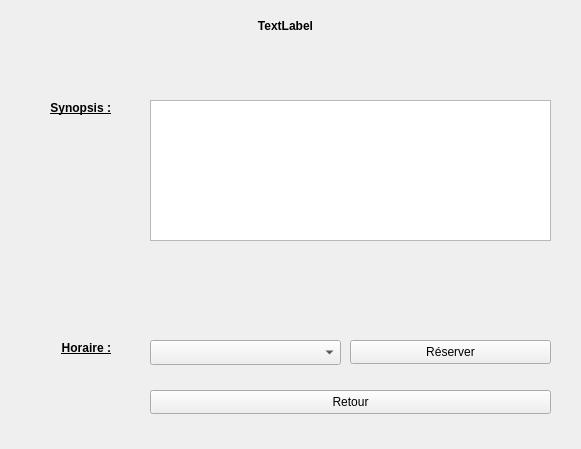
<?xml version="1.0" encoding="UTF-8"?>
<ui version="4.0">
 <class>DetailForm</class>
 <widget class="QWidget" name="DetailForm">
  <property name="geometry">
   <rect>
    <x>0</x>
    <y>0</y>
    <width>581</width>
    <height>449</height>
   </rect>
  </property>
  <property name="windowTitle">
   <string>Form</string>
  </property>
  <widget class="QPushButton" name="btn_back">
   <property name="geometry">
    <rect>
     <x>150</x>
     <y>390</y>
     <width>401</width>
     <height>24</height>
    </rect>
   </property>
   <property name="text">
    <string>Retour</string>
   </property>
  </widget>
  <widget class="QPlainTextEdit" name="plainTextSynopsis">
   <property name="geometry">
    <rect>
     <x>150</x>
     <y>100</y>
     <width>401</width>
     <height>141</height>
    </rect>
   </property>
  </widget>
  <widget class="QLabel" name="labelTitle">
   <property name="geometry">
    <rect>
     <x>20</x>
     <y>10</y>
     <width>531</width>
     <height>31</height>
    </rect>
   </property>
   <property name="font">
    <font>
     <weight>75</weight>
     <bold>true</bold>
    </font>
   </property>
   <property name="layoutDirection">
    <enum>Qt::LeftToRight</enum>
   </property>
   <property name="autoFillBackground">
    <bool>false</bool>
   </property>
   <property name="text">
    <string>TextLabel</string>
   </property>
   <property name="textFormat">
    <enum>Qt::AutoText</enum>
   </property>
   <property name="alignment">
    <set>Qt::AlignCenter</set>
   </property>
  </widget>
  <widget class="QLabel" name="lblSynopsis">
   <property name="geometry">
    <rect>
     <x>20</x>
     <y>100</y>
     <width>91</width>
     <height>16</height>
    </rect>
   </property>
   <property name="font">
    <font>
     <weight>75</weight>
     <bold>true</bold>
     <underline>true</underline>
    </font>
   </property>
   <property name="text">
    <string>Synopsis :</string>
   </property>
   <property name="alignment">
    <set>Qt::AlignRight|Qt::AlignTrailing|Qt::AlignVCenter</set>
   </property>
  </widget>
  <widget class="QComboBox" name="cbBxHoraire">
   <property name="geometry">
    <rect>
     <x>150</x>
     <y>340</y>
     <width>191</width>
     <height>25</height>
    </rect>
   </property>
  </widget>
  <widget class="QLabel" name="lblHoraire">
   <property name="geometry">
    <rect>
     <x>30</x>
     <y>340</y>
     <width>81</width>
     <height>16</height>
    </rect>
   </property>
   <property name="font">
    <font>
     <weight>75</weight>
     <bold>true</bold>
     <underline>true</underline>
    </font>
   </property>
   <property name="text">
    <string>Horaire :</string>
   </property>
   <property name="alignment">
    <set>Qt::AlignRight|Qt::AlignTrailing|Qt::AlignVCenter</set>
   </property>
  </widget>
  <widget class="QPushButton" name="btnReserver">
   <property name="geometry">
    <rect>
     <x>350</x>
     <y>340</y>
     <width>201</width>
     <height>24</height>
    </rect>
   </property>
   <property name="text">
    <string>Réserver</string>
   </property>
  </widget>
 </widget>
 <resources/>
 <connections/>
</ui>
